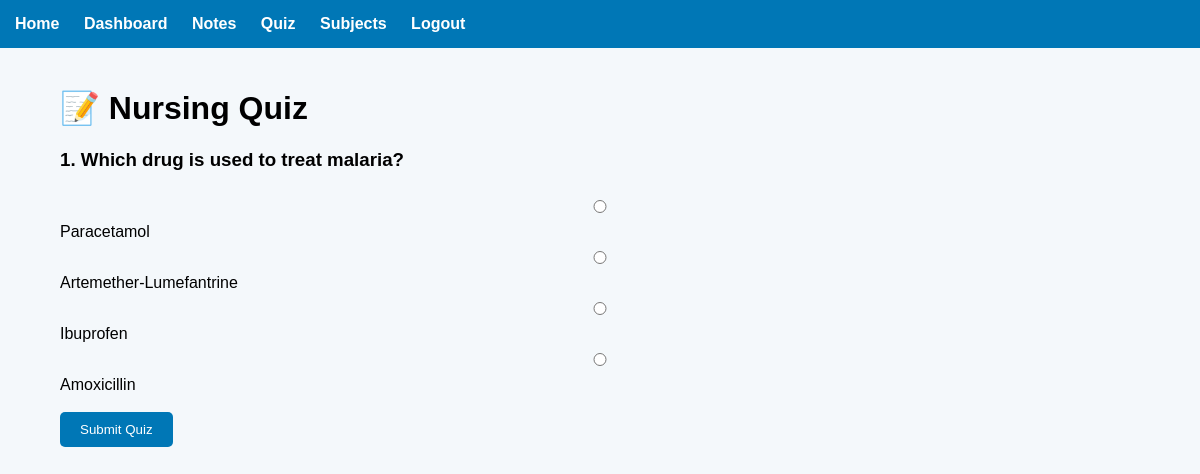
Screenshot of /quiz/2 with the database file from the repository.
### tables this page shows
CREATE TABLE questions(
        id INTEGER PRIMARY KEY AUTOINCREMENT,
        subject_id INTEGER,
        question TEXT,
        option_a TEXT,
        option_b TEXT,
        option_c TEXT,
        option_d TEXT,
        answer TEXT,
        FOREIGN KEY(subject_id) REFERENCES subjects(id)
    );

### app.py (the view)
@app.route("/quiz/<int:subject_id>")
def subject_quiz(subject_id):
    connection = sqlite3.connect("nursing_genius.db")
    cursor = connection.cursor()
    cursor.execute("""
    SELECT * FROM questions
    WHERE subject_id=?
    """,(subject_id,))
    questions = cursor.fetchall()
    connection.close()
    return render_template(
        "quiz.html",
        questions=questions
    )

### templates/quiz.html (shortened to what this page needs)
<!DOCTYPE html>
<html>
<head>
<link rel="stylesheet" href="{{ url_for('static', filename='style.css') }}">
</head>
<body>
<nav>
    <a href="/">Home</a>
    <a href="/dashboard">Dashboard</a>
    <a href="/notes">Notes</a>
    <a href="/quiz">Quiz</a>
    <a href="/subjects">Subjects</a>
    <a href="/logout">Logout</a>
</nav>
<div class="container">
<h1>📝 Nursing Quiz</h1>
<form method="POST" action="/submit_quiz">
{% for q in questions %}
<h3>{{ loop.index }}. {{ q[2] }}</h3>
<input type="radio" name="q{{ q[0] }}" value="A">
{{ q[3] }}
<br>
<input type="radio" name="q{{ q[0] }}" value="B">
{{ q[4] }}
<br>
<input type="radio" name="q{{ q[0] }}" value="C">
{{ q[5] }}
<br>
<input type="radio" name="q{{ q[0] }}" value="D">
{{ q[6] }}
<br><br>
{% endfor %}
<button type="submit">
Submit Quiz
</button>
</form>
</div>
</body>
</html>

### static/style.css (style rules this page uses)
body { font-family: Arial, sans-serif; background:#f4f8fb; margin:0; padding:0; }
nav { background:#0077b6; padding:15px; }
nav a { color:white; text-decoration:none; margin-right:20px; font-weight:bold; }
.container { width:90%; margin:auto; padding:20px; }
button { background:#0077b6; color:white; border:none; padding:10px 20px; border-radius:5px; cursor:pointer; }
input, select, textarea { width:100%; padding:10px; margin:10px 0; }

### rows the page displays
questions: question "Which drug is used to treat malaria?", option_a "Paracetamol", option_b "Artemether-Lumefantrine", option_c "Ibuprofen", option_d "Amoxicillin"
